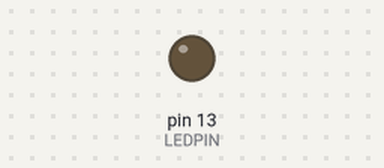
Simulated run of this sketch. Board: Arduino Uno, built with avr-gcc and run on an emulated ATmega328P. Shown: output pins drawn as LEDs (lit = HIGH).

Above: at 0.5 s.
At 3.5 s:
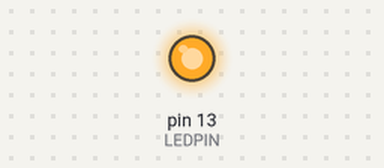
Timing chart, 0 to 5.2 s (numbered marks = the images above):
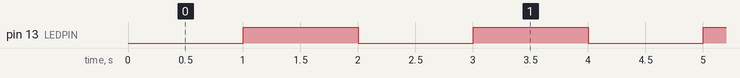

The sketch:

_1ms_ISR.ino
```cpp
// Arduino timer CTC interrupt example
//
// avr-libc library includes
//#include <avr/io.h>
//#include <avr/interrupt.h>
#define LEDPIN 13

//tick variable
long ms_ticks = 0;


void setup()
{
  //Serial.begin(9600);
  pinMode(LEDPIN, OUTPUT);
  // initialize Timer1
  cli();          // disable global interrupts
  TCCR1A = 0;     // set entire TCCR1A register to 0
  TCCR1B = 0;     // same for TCCR1B

  // set compare match register to desired timer count:
  OCR1A = 16000;

  // turn on CTC mode:
  TCCR1B |= (1 << WGM12);

  // Set CS10 and CS12 bits for 1 prescaler:
  TCCR1B |= (1 << CS10);


  // enable timer compare interrupt:
  TIMSK1 |= (1 << OCIE1A);

  // enable global interrupts:
  sei();
}

void loop()
{
  // main program
  if( ms_ticks > 1000 )
  {
    ms_ticks = ms_ticks - 1000;
    // Toggle LED
    digitalWrite( LEDPIN, digitalRead(LEDPIN) ^ 1 );
    //Serial.println(ms_ticks);
  }
}

ISR(TIMER1_COMPA_vect)
{
  ms_ticks++;
  //digitalWrite(LEDPIN, !digitalRead(LEDPIN));
}
```

Measured:
- by itself, pin 13 (LEDPIN): goes 3 × (HIGH 1.0 s, LOW 1.0 s), HIGH 0.77 s, 61 × (LOW 0.98 s, HIGH 1.0 s), then LOW
- by itself, everything shown: repeats every 8.0 s, in 8 steps
